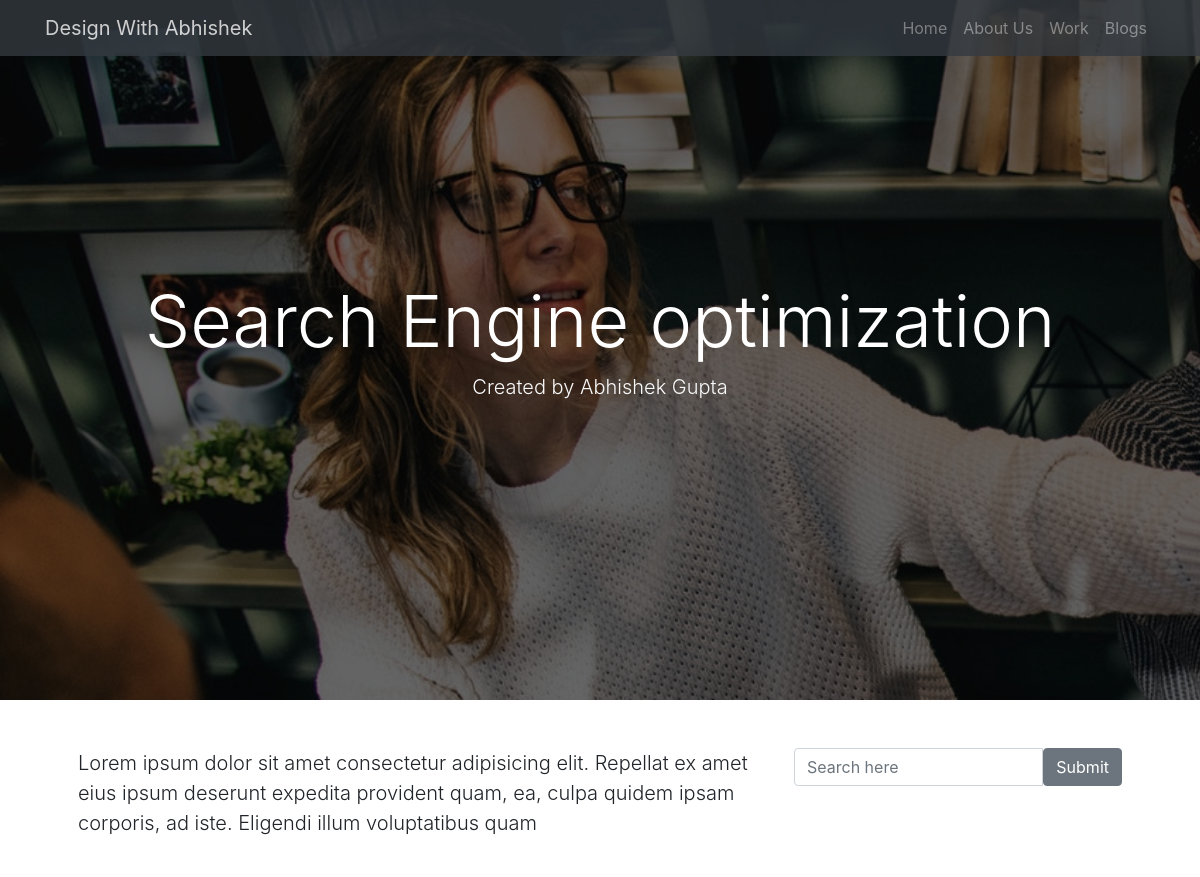
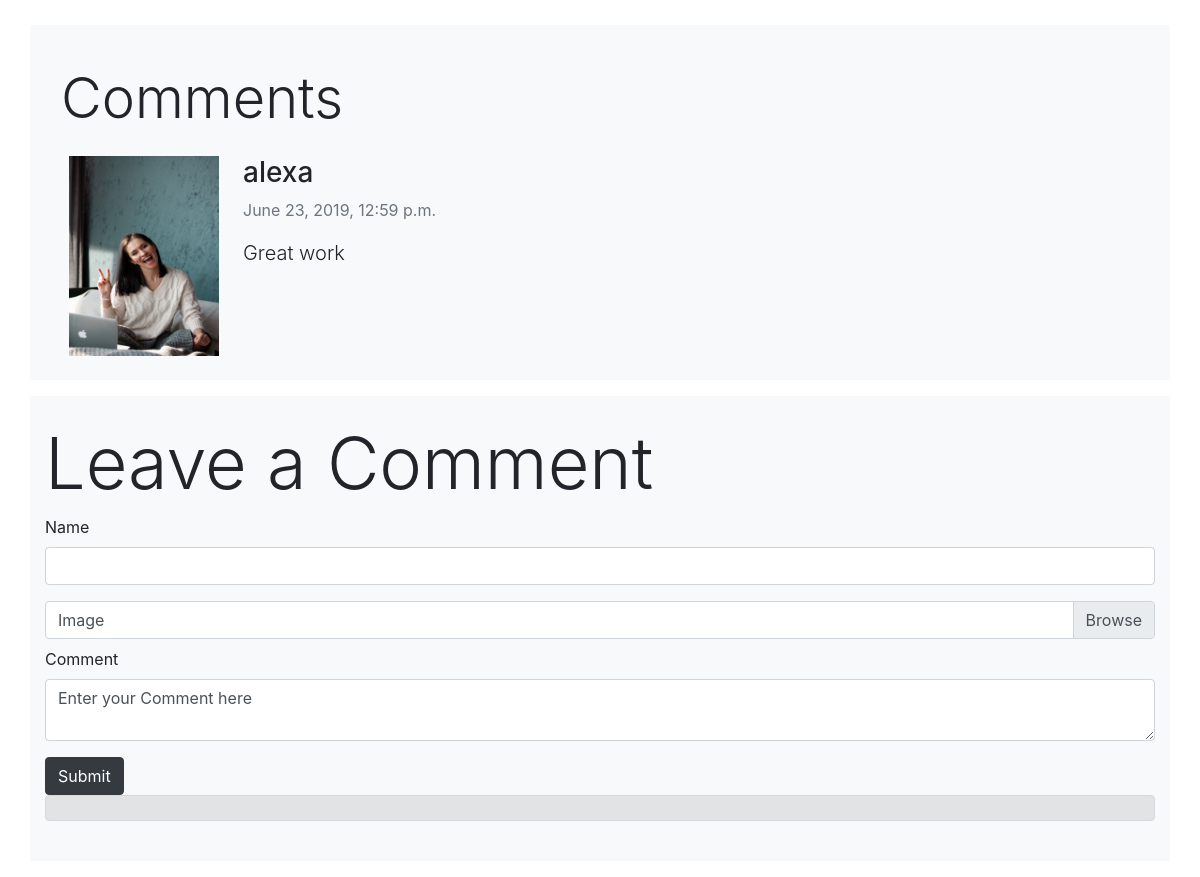
Page /blog/2 on the committed database (2 pictures, top to bottom).
### blog/models.py (models this page shows, shortened)
class Post(models.Model):
    title=models.CharField(max_length=50)
    author=models.CharField(max_length=50)
    created=models.DateTimeField(timezone.now())
    content=models.TextField()
    image=models.ImageField(upload_to='post')

class Comments(models.Model):
    post=models.ForeignKey(Post,on_delete=models.CASCADE)
    name=models.CharField(max_length=50)
    content=models.TextField()
    created=models.DateTimeField(timezone.now(),default=timezone.now())
    images=models.ImageField(upload_to='user')

### blog/views.py (the view)
# urls.py: path('<int:num>',blog_detail,name='blog_detail')
def blog_detail(request,num):
    blog_detail=Post.objects.get(id=num)
    comments_list=Comments.objects.filter(post=blog_detail)
    context={
        'blog_detail':blog_detail,
        'comments':comments_list
    }
    if request.method == 'POST':
        newform=CommentForm(request.POST,request.FILES)
        if newform.is_valid():
            new_comment=newform.save(commit=False)
            new_comment.post=blog_detail
            new_comment.save()
            messages.success(request,'Thanks for your feedback')
            return render(request, 'blog/blog_details.html', context)
        else:
            messages.success(request,('There is a problem please try again '))
            return render(request, 'blog/blog_details.html', context)
    else:
        return render(request, 'blog/blog_details.html', context)

### blog/templates/blog/blog_details.html (shortened to what this page needs)
<!DOCTYPE html>
{% load static %}
<html lang="en">
  <head>
    <link
      rel="stylesheet"
      href="https://stackpath.bootstrapcdn.com/font-awesome/4.7.0/css/font-awesome.min.css"
    />
    <link
      rel="stylesheet"
      href="https://stackpath.bootstrapcdn.com/bootstrap/4.3.1/css/bootstrap.min.css"
    />
    <link rel="stylesheet" href="{% static 'static_files/css/styles.css' %}" />
  </head>
  <body>
    <nav class="navbar navbar-dark bg-dark navbar-expand-sm fixed-top">
      <div class="container">
        <a href="#" class="navbar-brand">Design With Abhishek</a>
        <div class="navbar-collapse collapse" id="mynavbar">
          <ul class="navbar-nav ml-auto">
            <li class="nav-item">
              <a href="" class="nav-link">Home</a>
            </li>
            <li class="nav-item">
              <a href="" class="nav-link">About Us</a>
            </li>
            <li class="nav-item">
              <a href="" class="nav-link">Work</a>
            </li>
            <li class="nav-item">
              <a href="" class="nav-link">Blogs</a>
            </li>
          </ul>
        </div>
      </div>
    </nav>
    <div id="main-section">
      <div class="section-overlay">
        <div class="main-section-inner py-5 container align-items-center">
          <div
            class="row p-5 align-items-center text-center"
            style="height:600px"
          >
            <div class="col-12 ">
              <h1 class="display-3 text-white">{{blog_detail.title}}</h1>
              <p class="lead text-light">Created by {{blog_detail.author}}</p>
            </div>
          </div>
        </div>
      </div>
    </div>
    <section class="blog-content">
      <div class="container p-5">
        <div class="row">
          <div class="col-md-8">
            <p class="lead">
             {{blog_detail.content}}
            </p>
          </div>
          <div class="col-md-4">
            <form action="{% url 'blog:blog_list' %}">
              <div class="input-group">
                <input type="search" class="form-control" name="q" placeholder="Search here">
                <input type="submit" class="btn btn-secondary">
              </div>
            </form>
          </div>
        </div>
      </div>
    </section>
    <section class="comment-section">
      <div class="container bg-light">
        <div class="row p-3">
          <div class="col">
            <h3 class="display-4 my-4">Comments</h3>
              {% for comment in comments %}
            <div class="media m-2">
              <img
                src="{{comment.images.url}}"
                width="150px"
                height="200px"
              />
              <div class="media-body ml-4">
                <h3 class="display-5">{{comment.name}}</h3>
                  <p class="text-muted">{{comment.created}}</p>
                <p class="lead">
                  {{comment.content}}
                </p>
              </div>
            </div>
              {% endfor %}
          </div>
        </div>
        </div>
      <div class="container bg-light py-4 my-3">
        <div class="row">
          <div class="col">
            <h1 class="display-3">Leave a Comment</h1>
            <form action="{% url 'blog:blog_detail' blog_detail.id %}"  enctype='multipart/form-data' method="POST">
                <div class="form-group">
              <label for="name">Name</label>
              <input type="text" class="form-control" name="name">
            </div>
            <div class="custom-file">
              <label for="image" class="custom-file-label">Image</label>
            </div>
              <div class="form-group mt-2">
               <label for="content">Comment</label>
               <textarea class="form-control" name="content" >Enter your Comment here</textarea>
              </div>
              <button class="btn btn-dark" type="submit" >Submit</button>
            </form>
              <div class="alert alert-secondary">
              </div>
          </div>
      </div>
      </div>
    </section>
  </body>
</html>

### static/static_files/css/styles.css (style rules this page uses)
body { padding: 0; margin: 0; width: 100%; }
#main-section { background: url(../img/adult-cheerful-coffee-1083623.jpg); background-size: cover; min-height: 700px; background-attachment: fixed; background-repeat: no-repeat; }
.navbar { opacity: 0.8; }
#main-section .section-overlay { position: absolute; top: 0; left: 0; width: 100%; background-color: rgba(0, 0, 0, 0.6); min-height: 700px; }

### rows in the picture
Post: title "Search Engine optimization", author "Abhishek Gupta", content "Lorem ipsum dolor sit amet consectetur adipisicing elit. Repellat ex amet eius ipsum deserunt expedita provident quam, ea, culpa quidem ipsam corporis, ad iste. Eligendi illum voluptatibus quam"
Comments: images (picture), name "alexa", created "June 23, 2019, 12:59 p.m.", content "Great work"
